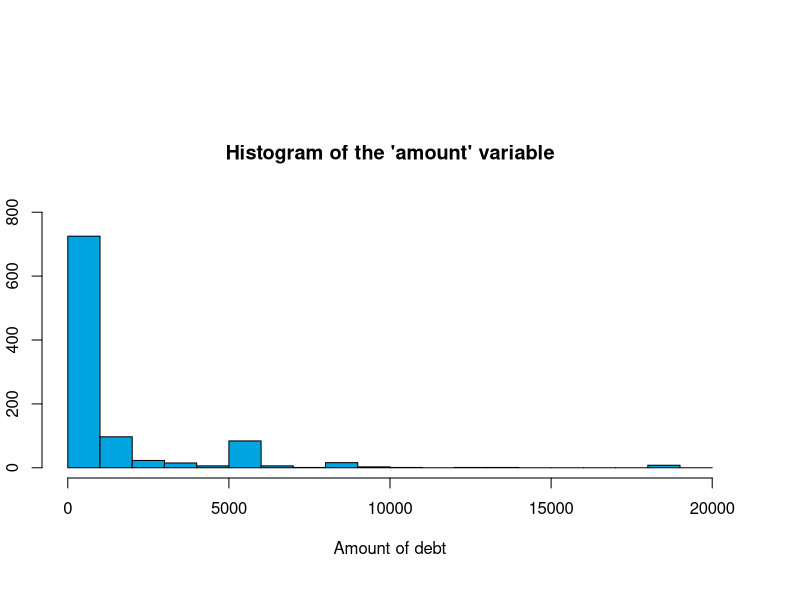
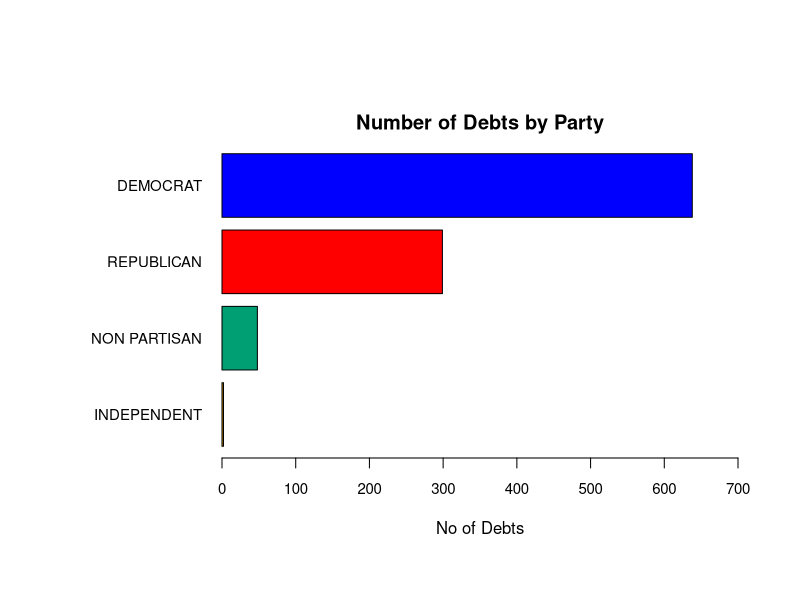
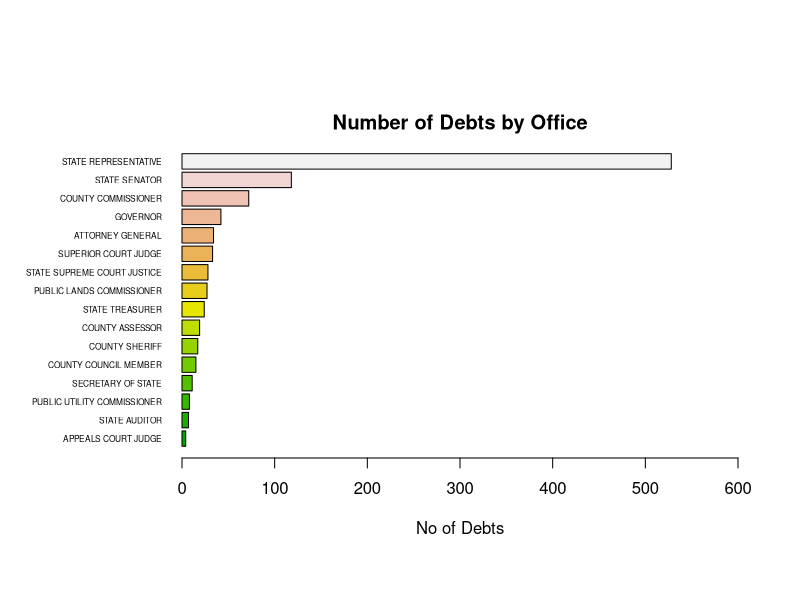
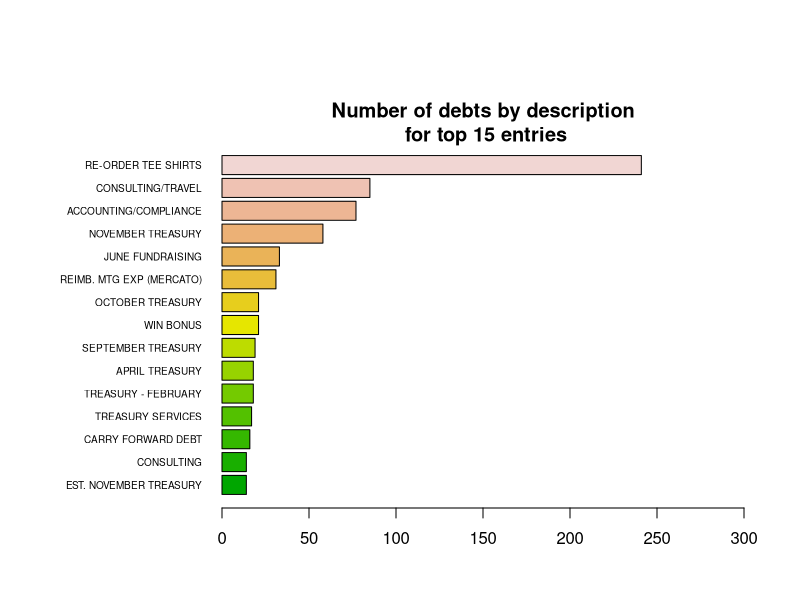
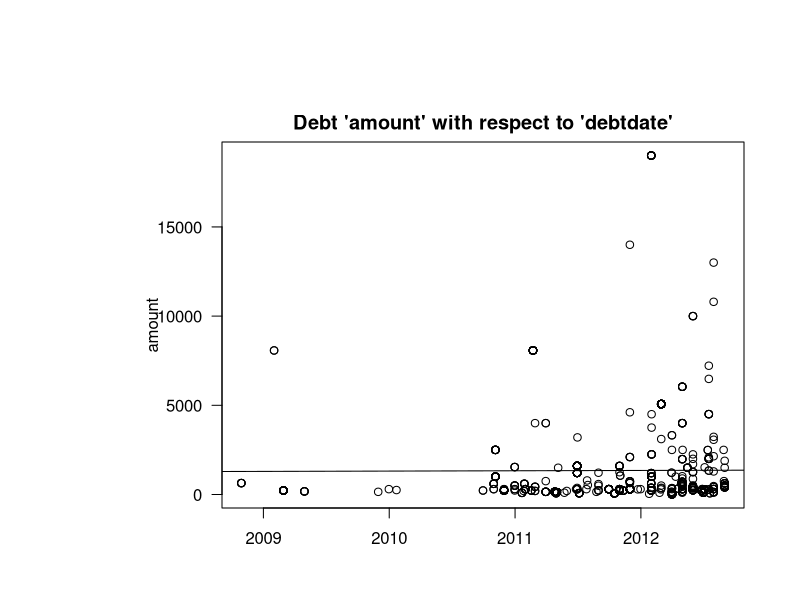
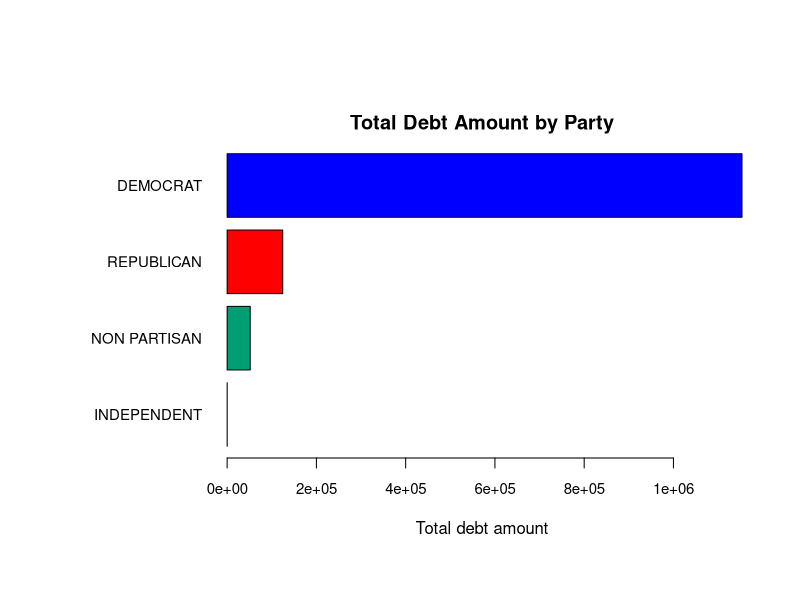
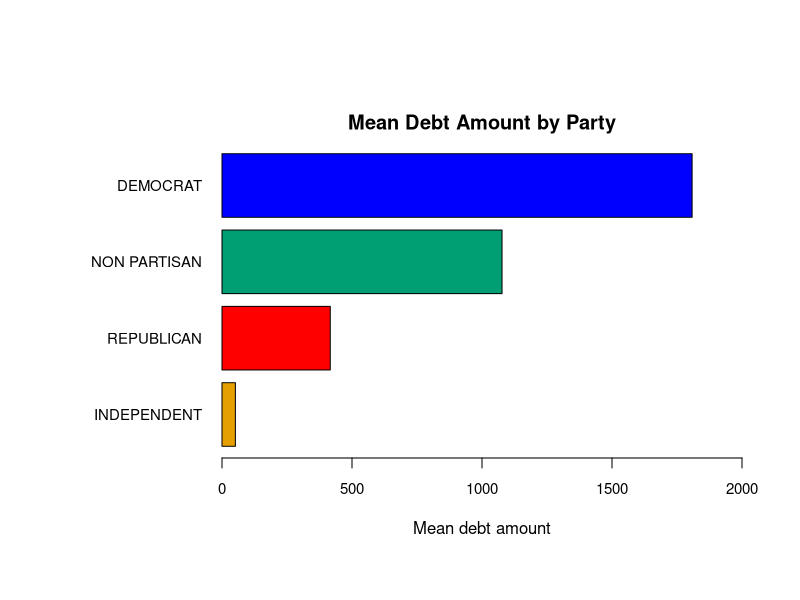
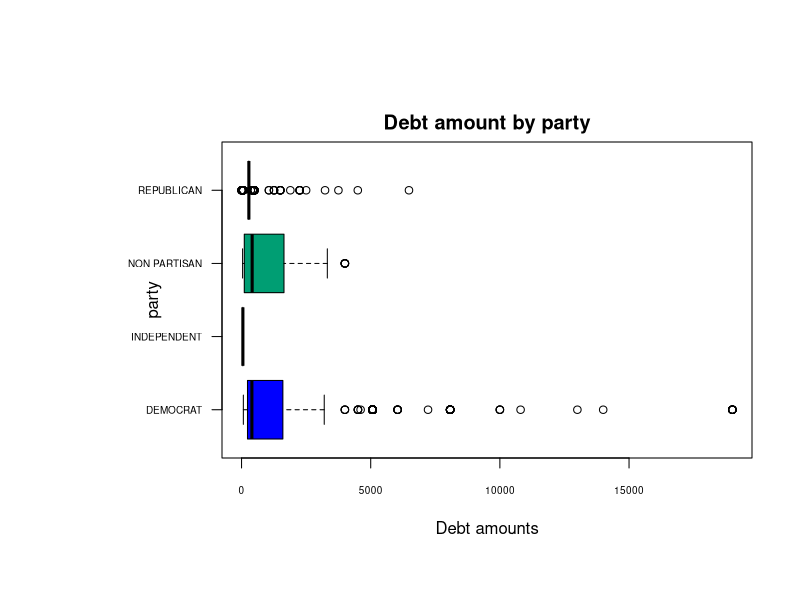

Recreate these plots in R, in order.
## ---- chunk 1
knitr::opts_chunk$set(echo = TRUE)
## ---- chunk 2
library(car)
library(ggplot2)
par(oma= c(2,1,5,2) + 0.1) #Sets outside margins : b, l, t, r 
par(mar = c(4,1,5,1)) #Sets plot margins
cdebt_original = data.frame(read.csv("CandidateDebt.csv"))
str(cdebt_original)
## ---- chunk 3
length(cdebt_original$reportnumber) - length(unique(cdebt_original$reportnumber))

comb_fmlnames <- length(sort(unique(paste(cdebt_original$lastname, 
                                          cdebt_original$firstname, 
                                          cdebt_original$middleinitial))))
#shared lastname: FARRELL, JOHNSON, LADENBURG, MORRIS, THOMAS
length(unique(cdebt_original$filername)) - comb_fmlnames 

length(unique(cdebt_original$reportnumber)) / length(unique(cdebt_original$filerid))

length(unique(cdebt_original$filerid)) - length(unique(cdebt_original$filername))
## ---- chunk 4
colNames <- c("reportnumber", "origin", "filerid", "filertype", "filername", "firstname", "middleinitial",
              "lastname", "office", "office2", "legislativedistrict", "position", "party",
              "jurisdiction", "jurisdictioncounty", "jurisdictiontype", "electionyear", 
              "amount", "recordtype", "fromdate", "thrudate", "debtdate", "code",
              "description", "vendorname", "vendoraddress", "vendorcity", "vendorstate")
cdebt_revised_interim <- read.csv("CandidateDebt.csv", col.names = colNames, stringsAsFactors = T,
                         na.strings = c(NA,"NA","#N/A" ,"", " "))
str(cdebt_revised_interim)
## ---- chunk 5
cdebt_revised = subset(cdebt_revised_interim,  !is.na(amount))
#cdebt_revised = subset(cdebt_revised_interim,  !is.na(amount) & jurisdiction != "LEG DISTRICT 01 - SENATE")
#str(cdebt_revised)
length(cdebt_original$amount) - length(cdebt_revised$amount)
## ---- chunk 6
paste(c(round(1 - length(na.omit(cdebt_revised$legislativedistrict)) / length(cdebt_revised$legislativedistrict), 3), "(legislativedistrict)"), collapse = " ")
paste(c(round(1 - length(na.omit(cdebt_revised$position)) / length(cdebt_revised$position), 3), "(position)"), collapse = " ")
paste(c(round(1 - length(na.omit(cdebt_revised$jurisdictioncounty)) / length(cdebt_revised$jurisdictioncounty), 3), "(jurisdictioncounty)"), collapse = " ")
paste(c(round(1 - length(na.omit(cdebt_revised$code)) / length(cdebt_revised$code), 3), "(code)"), collapse = " ")
paste(c(round(1 - length(na.omit(cdebt_revised$description)) / length(cdebt_revised$description), 3), "(description)"), collapse = " ")
paste(c(round(1 - length(na.omit(cdebt_revised$vendoraddress)) / length(cdebt_revised$vendoraddress), 3), "(vendoraddress)"), collapse = " ")
paste(c(round(1 - length(na.omit(cdebt_revised$vendorcity)) / length(cdebt_revised$vendorcity), 3), "(vendorcity)"), collapse = " ")
paste(c(round(1 - length(na.omit(cdebt_revised$vendorstate)) / length(cdebt_revised$vendorstate), 3), "(vendorstate)"), collapse = " ")
## ---- chunk 7
#summary(cdebt_revised$debtdate)
formattedFromdate <- as.Date(as.character(cdebt_revised$fromdate), format = "%m/%d/%y")
formattedThrudate <- as.Date(as.character(cdebt_revised$thrudate), format = "%m/%d/%y")
formattedDebtdate <- as.Date(as.character(cdebt_revised$debtdate), format = "%m/%d/%y")
summary(formattedDebtdate)
## ---- chunk 8
hic <- sum(cdebt_revised$vendorname == "HICKEY GAYLE")
hicrep <- sum((cdebt_revised$vendorname == "HICKEY GAYLE") & 
              (cdebt_revised$party == "REPUBLICAN"))
hic - hicrep

sum(cdebt_revised$vendorname == "JEFFREYS TERRI M")
sub_tjven <- subset(cdebt_revised, vendorname ==  "JEFFREYS TERRI M",
                    c(filername, party, vendorname))
sub_tjven
sub_tjdfc <- subset(cdebt_revised, ((filername == "JEFFREYS TERRI M") |
                                    (filername == "FROCKT DAVID S")),
                    c(filername, party, vendorname))
sub_tjdfc[order(sub_tjdfc$filername),]

sub_tjoff <- subset(cdebt_revised, (filername == "JEFFREYS TERRI M"),
                    c(filername, office, office2))
sub_tjoff
## ---- chunk 9
summary(cdebt_revised$origin)
summary(cdebt_revised$filertype)
summary(cdebt_revised$recordtype)
summary(cdebt_revised$electionyear)
## ---- chunk 10
amount = cdebt_revised$amount
summary(amount)
hist(cdebt_revised$amount, breaks = seq(0, 20000, by = 1000), main = "Histogram of the 'amount' variable",  border="black", col="#00A5DF", xlab = "Amount of debt" ,ylab="Number of debts", ylim = c(0, 800))
## ---- chunk 11
party <- table(cdebt_revised$party)
round(summary(cdebt_revised$party) / length(cdebt_revised$party), 3)
par(las=1, mar=c(5,10,2,1)) #Sets outside margins : b, l, t, r 
colorPalette <- c("#E69F00", "#009E73", "#FF0000", "#0000FF") # I , N , R , D
barplot(party[order(party)], horiz = TRUE , las = 1, main ="Number of Debts by Party" , xlab="No of Debts" ,cex.axis = .9 ,cex.names= 0.9 , col = colorPalette , xlim = c(0, 700))
## ---- chunk 12
round(summary(cdebt_revised$office) / length(cdebt_revised$office), 3)
office <- table(cdebt_revised$office)
par(las=1, mar=c(5,8,2, 1)) #Sets plot margins : b, l, t, r 
barplot(office[order(office)], horiz = TRUE , las = 1, main ="Number of Debts by Office", xlab="No of Debts" ,cex.names=0.5 , col = terrain.colors(16),xlim = c(0, 600)) 
## ---- chunk 13
count_Seattle = subset(cdebt_revised, vendorcity == "SEATTLE")
count_cities = subset(cdebt_revised, !is.na(vendorcity))
round(length(count_Seattle$vendorcity) / length(count_cities$vendorcity),3)
#vendorcity <- table(cdebt_revised$vendorcity)
#par(las=1, mar=c(2.5,8,2, 0.8)) #Sets plot margins : b, l, t, r 
#barplot(vendorcity[order(vendorcity)], horiz = TRUE , las = 1, main ="Number of debts by vendorcity", xlab="Number of debts" ,cex.names=0.5 , col = heat.colors(29) , xlim = c(0, 500)) 
## ---- chunk 14
count_shirts = subset(cdebt_revised, description == "RE-ORDER TEE SHIRTS")
count_descriptions = subset(cdebt_revised, !is.na(description))
round(length(count_shirts$description) / length(count_descriptions$description),3)

# Top 15 entries 
description <- table(cdebt_revised$description)
sortedDescription = description[order(description, decreasing = TRUE)]
#sortedDescription[15:1]

par(las=1, mar=c(2.5,10,2, 0.7)) #Sets plot margins : b, l, t, r 
barplot(sortedDescription[15:1], horiz = TRUE , las = 1, main ="Number of debts by description\n for top 15 entries", xlab="Number of debts" ,cex.names=0.6 , col = terrain.colors(16) , xlim = c(0, 300) , width = 10) 

## ---- chunk 15
#plot(cdebt_revised$reportnumber, amount)
#abline(lm(amount ~ cdebt_revised$reportnumber))
plot(formattedDebtdate, amount, main = "Debt 'amount' with respect to 'debtdate'", xlab = "debtdate")
abline(lm(amount ~ formattedDebtdate))
## ---- chunk 16
amount_sum_party = tapply(cdebt_revised$amount, cdebt_revised$party, FUN=sum )
(amount_sumK_party = amount_sum_party)
# Still suggest having /1000 for easy reading and setting xlim

par(las=1, mar=c(5,10,2,0.8))
colorTAPalette <- c( "#E69F00", "#009E73","#FF0000","#0000FF") # N , I , D , R
barplot(amount_sumK_party[order(amount_sumK_party)], horiz = TRUE , las = 1, main ="Total Debt Amount by Party" , xlab="Total debt amount" ,cex.axis = .9 ,cex.names= 0.9 , col = colorTAPalette)
## ---- chunk 17
amount_means_party = by(cdebt_revised$amount, cdebt_revised$party,  mean)
amount_means_party[order(amount_means_party, decreasing = TRUE)]

par(las=1, mar=c(5,10,2,0.8)) #Sets outside margins : b, l, t, r 
colorMAPalette <- c( "#E69F00", "#FF0000","#009E73","#0000FF") # I , N , R , D

barplot(amount_means_party[order(amount_means_party)], horiz = TRUE , las = 1, main ="Mean Debt Amount by Party" , xlab="Mean debt amount" ,cex.axis = .9 ,cex.names= 0.9 , col = colorMAPalette, xlim = c(0, 2000)) 
## ---- chunk 18
by(cdebt_revised$amount, cdebt_revised$party, median)

par(las=1, mar=c(5,10,2,0.3)) #Sets outside margins : b, l, t, r 
colorBAPalette <- c("#0000FF", "#E69F00", "#009E73", "#FF0000" ) # D , R , N , I <==> D , N , I , R
boxplot(cdebt_revised$amount ~ party, cex.axis = .6, horizontal = TRUE ,data = cdebt_revised,
main = "Debt amount by party", col = colorBAPalette, xlab = "Debt amounts")
## ---- chunk 19
amount_sum_office = tapply(cdebt_revised$amount, cdebt_revised$office, FUN=sum)
options(scipen=5)
(amount_sumK_office = amount_sum_office)
# Still suggest having /1000 for easy reading and setting xlim
## ---- chunk 20
par(las=1, mar=c(5,10,2,0.8)) #Sets outside margins : b, l, t, r 
barplot(amount_sumK_office[order(amount_sumK_office)], horiz = TRUE , las = 1, main ="Total Debt Amount by Office" , xlab="Total debt amount" ,cex.axis = .8 ,cex.names= 0.6 , col = terrain.colors(16) , xlim=c(0, 800000) )
## ---- chunk 21
amount_means_office = by(cdebt_revised$amount, cdebt_revised$office,  mean, na.rm = TRUE)
amount_means_office[order(amount_means_office, decreasing = TRUE)]
## ---- chunk 22
par(las=1, mar=c(5,10,6,0.8)) #Sets outside margins : b, l, t, r 

barplot(amount_means_office[order(amount_means_office)], horiz = TRUE , las = 1, main ="Mean Debt Amount by Office" , xlab="Mean debt amount" ,cex.axis = .9 ,cex.names= 0.5 , col = terrain.colors(16), xlim = c(0, 4000)) 
## ---- chunk 23
amount_medians_office = by(cdebt_revised$amount, cdebt_revised$office, median, na.rm = TRUE)
amount_medians_office[order(amount_medians_office, decreasing = TRUE)]
## ---- chunk 24
par(las=1, mar=c(3,10,2,0.3)) #Sets outside margins : b, l, t, r 
boxplot(cdebt_revised$amount ~ office, data = cdebt_revised, cex.axis = .6, horizontal = TRUE ,
main = "Debt Amount by Office" , las=2 , col = "#DDA266")

## ---- chunk 25

amount_means_description = by(cdebt_revised$amount, cdebt_revised$description,  mean, na.rm = TRUE)
sortedMeans = amount_means_description[order(amount_means_description, decreasing = TRUE)]
sortedMeans[15:1]
## ---- chunk 26
par(las=1, mar=c(3,12,2,1))#Sets outside margins : b, l, t, r 

barplot(sortedMeans[15:1], horiz = TRUE , las = 1, main ="Mean Debt by Office" , xlab="Mean Debt in $" ,cex.axis = .9 ,cex.names= 0.4 , col = terrain.colors(16), xlim = c(0, 20000)) 
## ---- chunk 27
amount_median_description = by(cdebt_revised$amount, cdebt_revised$description,  median, na.rm = TRUE)
sortedMedian = amount_median_description[order(amount_median_description, decreasing = TRUE)]
sortedMedian[15:1]
## ---- chunk 28
par(las=1, mar=c(3,12,2,1))#Sets outside margins : b, l, t, r 
barplot(sortedMedian[15:1], horiz = TRUE , las = 1, main ="Median Debt by Office" , xlab="Mean Debt in $" ,cex.axis = .9 ,cex.names= 0.4 , col = terrain.colors(16), xlim = c(0, 20000)) 

## ---- chunk 29

amount_office_party <- aggregate(x = cdebt_revised$amount, by = cdebt_revised[c("office", "party")], FUN = mean, na.rm=TRUE)
amount_office_party

#Sets outside margins : b, l, t, r 
par(las=1, mar=c(3,10,2,0.3))

ggplot(data=amount_office_party, aes(x=party, y=x, fill=office)) +
    geom_bar(stat="identity", position=position_dodge())
